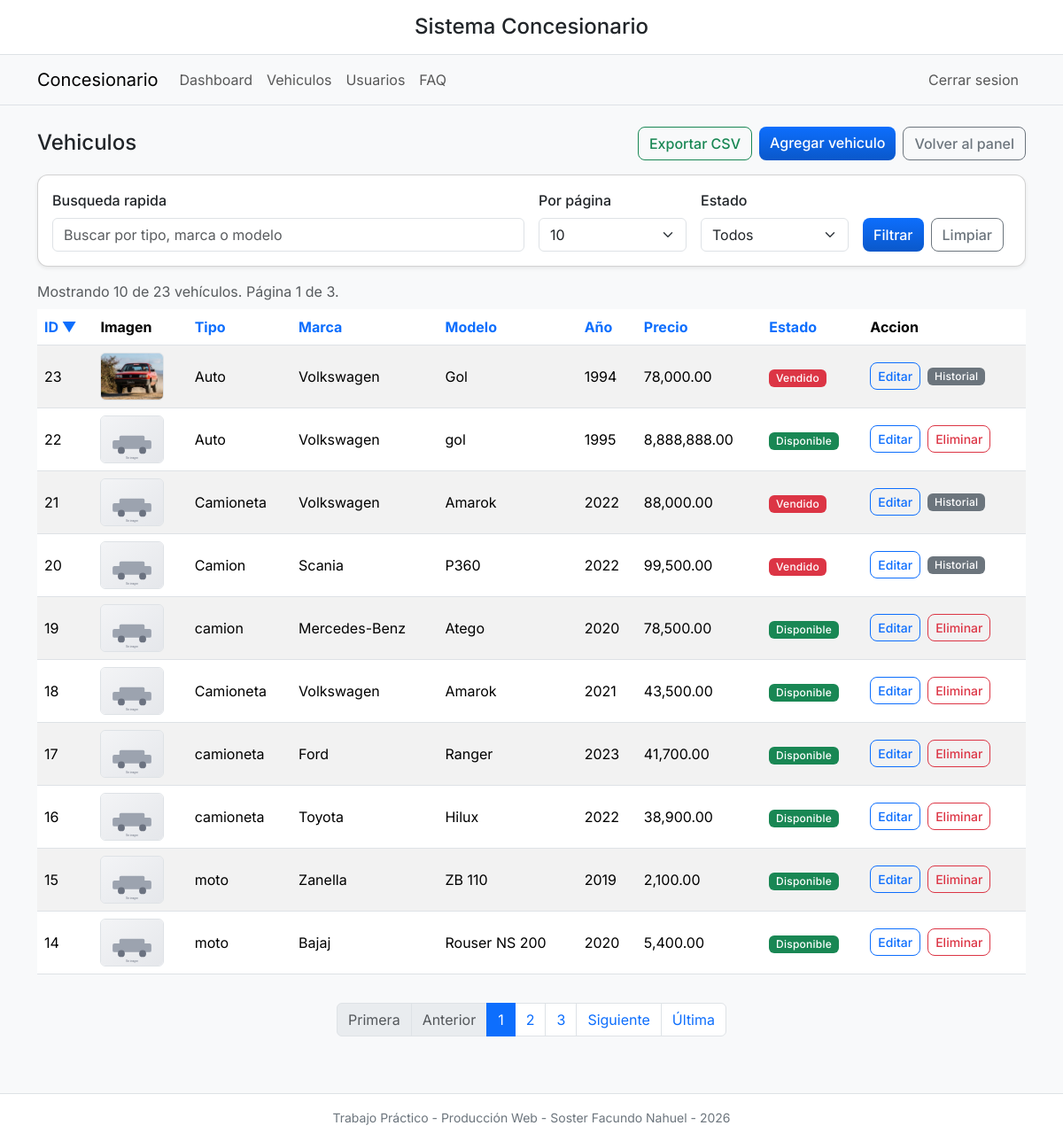
Screenshot of /vehicles.php (signed in) with the database file from the repository.
### tables this page shows
CREATE TABLE `vehicles` (
  `id` int(10) UNSIGNED NOT NULL,
  `type` varchar(50) DEFAULT NULL,
  `brand` varchar(100) NOT NULL,
  `model` varchar(100) NOT NULL,
  `year` smallint(5) UNSIGNED DEFAULT NULL,
  `price` decimal(10,2) NOT NULL DEFAULT 0.00,
  `image_name` varchar(255) DEFAULT NULL,
  `status` enum('disponible','vendido') NOT NULL DEFAULT 'disponible',
  `created_at` timestamp NOT NULL DEFAULT current_timestamp()
);

### public/vehicles.php (called while the page is built, shortened)
<?php
require_once __DIR__ . '/../src/Repositories/vehicle_repository.php';
$repo = new VehicleRepository();
$q = trim($_GET['q'] ?? '');
$status = trim($_GET['status'] ?? '');
$sort = trim($_GET['sort'] ?? 'id');
$dir = strtolower(trim($_GET['dir'] ?? 'desc')) === 'asc' ? 'asc' : 'desc';
$page = max(1, (int)($_GET['page'] ?? 1));
$perPage = max(1, min(25, (int)($_GET['perPage'] ?? 10)));
$totalVehicles = $repo->countByFilters($q, $status);
$totalPages = max(1, (int)ceil($totalVehicles / $perPage));
$vehicles = $repo->getByFilters($q, $status, $sort, $dir, $page, $perPage);
require __DIR__ . '/../src/Views/layout/base.php';

### config/database.php (called while the page is built, shortened)
<?php
class Database {
    private static $instance = null;
    private $host = "localhost";
    private $db_name = "concesionario";
    private $username = "root";
    private $password = "";
    private function __construct() {
        try {
            $this->conn = new PDO(
                "mysql:host=" . $this->host . ";dbname=" . $this->db_name . ";charset=utf8",
                $this->username,
                $this->password,
                [
                    PDO::ATTR_ERRMODE => PDO::ERRMODE_EXCEPTION,
                    PDO::ATTR_DEFAULT_FETCH_MODE => PDO::FETCH_ASSOC
                ]
            );
        } catch(PDOException $e) {
            die("Error de conexión: " . $e->getMessage());
        }
    }
    public static function getConnection() {
        if (self::$instance === null) {
            self::$instance = new self();
        }
        return self::$instance->conn;
    }
}

### src/Repositories/vehicle_repository.php (called while the page is built, shortened)
<?php
require_once __DIR__ . '/../../config/database.php';
require_once __DIR__ . '/../Models/Vehicle.php';
class VehicleRepository {
    private PDO $db;
    private array $allowedSortColumns = [
        'id' => 'id',
        'type' => 'type',
        'brand' => 'brand',
        'model' => 'model',
        'year' => 'year',
        'price' => 'price',
        'image_name' => 'image_name',
        'status' => 'status',
    ];
    public function __construct() {
        $this->db = Database::getConnection();
    }
    public function countByFilters(string $q = '', string $status = ''): int {
        try {
            $sql = 'SELECT COUNT(*) AS total FROM vehicles WHERE 1=1';
            $params = [];
            $stmt = $this->db->prepare($sql);
            $stmt->execute($params);
            return (int)$stmt->fetchColumn();
        } catch (PDOException $e) {
            Logger::error('Error SQL en countByFilters(Vehicle)', [
                'method' => __METHOD__,
                'q' => $q,
                'status' => $status,
                'exception' => $e->getMessage(),
            ]);
            throw new RepositoryException('No se pudo contar el listado de vehículos.', 0, $e);
        }
    }
    public function getByFilters(string $q = '', string $status = '', string $sort = 'id', string $dir = 'desc', int $page = 1, int $perPage = 10): array {
        try {
            $sql = 'SELECT * FROM vehicles WHERE 1=1';
            $params = [];
            $sortColumn = $this->allowedSortColumns[$sort] ?? 'id';
            $sortDirection = strtolower($dir) === 'asc' ? 'ASC' : 'DESC';
            $offset = max(0, ($page - 1) * $perPage);
            $sql .= ' ORDER BY ' . $sortColumn . ' ' . $sortDirection . ' LIMIT ' . (int)$perPage . ' OFFSET ' . (int)$offset;
            $stmt = $this->db->prepare($sql);
            $stmt->execute($params);
            $rows = $stmt->fetchAll(PDO::FETCH_ASSOC);
            $list = [];
            foreach ($rows as $r) {
                $list[] = Vehicle::fromArray($r);
            }
            return $list;
        } catch (PDOException $e) {
            Logger::error('Error SQL en getByFilters(Vehicle)', [
                'method' => __METHOD__,
                'q' => $q,
                'status' => $status,
                'sort' => $sort,
                'dir' => $dir,
                'page' => $page,
                'perPage' => $perPage,
                'exception' => $e->getMessage(),
            ]);
            throw new RepositoryException('No se pudo consultar el listado de vehículos.', 0, $e);
        }
    }
}

### src/Models/Vehicle.php (called while the page is built, shortened)
<?php
require_once __DIR__ . '/../../config/database.php';
class Vehicle extends Manageable {
    private ?int $id = null;
    private ?string $type = null;
    private ?string $brand = null;
    private ?string $model = null;
    private ?int $year = null;
    private ?float $price = null;
    private ?string $imageName = null;
    private string $status = 'disponible';
    public function __construct(array $data = []) {
        $this->type  = $data['type'] ?? null;
        $this->brand = $data['brand'] ?? null;
        $this->model = $data['model'] ?? null;
        $this->year  = isset($data['year']) ? (int)$data['year'] : null;
        $this->price = isset($data['price']) ? (float)$data['price'] : null;
        $this->imageName = $data['image_name'] ?? null;
        $this->status = in_array(($data['status'] ?? 'disponible'), ['disponible', 'vendido'], true)
            ? (string)$data['status']
            : 'disponible';
        if (isset($data['id'])) {
            $this->id = (int)$data['id'];
        }
    }
    public static function fromArray(array $data): Vehicle {
        return new self($data);
    }
    public function getId(): ?int { return $this->id; }
    public function getType(): ?string { return $this->type; }
    public function getBrand(): ?string { return $this->brand; }
    public function getModel(): ?string { return $this->model; }
    public function getYear(): ?int { return $this->year; }
    public function getPrice(): ?float { return $this->price; }
    public function getImageName(): ?string { return $this->imageName; }
    public function getStatus(): string { return $this->status; }
}

### src/Views/public/vehicles_content.php (the view, shortened to what this page needs)
<div class="d-flex flex-wrap justify-content-between align-items-center gap-2 mb-3">
    <h2 class="h4 mb-0">Vehiculos</h2>
    <?php
    $csvParams = [
        'q' => $q ?? '',
        'status' => $status ?? '',
        'sort' => $sort ?? 'id',
        'dir' => $dir ?? 'desc',
    ];
    ?>
    <div class="d-flex flex-wrap gap-2">
        <?php if (!empty($isAdmin)): ?>
            <a class="btn btn-outline-success" href="vehicles_export_csv.php?<?php echo http_build_query($csvParams); ?>">Exportar CSV</a>
        <?php endif; ?>
        <a class="btn btn-primary" href="vehicle_form.php">Agregar vehiculo</a>
        <a class="btn btn-outline-secondary" href="dashboard.php">Volver al panel</a>
    </div>
</div>
<div class="card shadow-sm mb-3">
    <div class="card-body">
        <form method="get" action="vehicles.php" class="row g-3 align-items-end">
            <div class="col-12 col-md-6">
                <label class="form-label" for="q">Busqueda rapida</label>
                <input class="form-control" type="text" id="q" name="q" value="<?php echo htmlspecialchars($q ?? ''); ?>" placeholder="Buscar por tipo, marca o modelo">
            </div>
            <div class="col-12 col-md-2">
                <label class="form-label" for="perPage">Por página</label>
                <select class="form-select" id="perPage" name="perPage" onchange="this.form.submit()">
                    <?php foreach ([5, 10, 20, 50] as $option): ?>
                        <option value="<?php echo $option; ?>" <?php echo ((int)($perPage ?? 10) === $option) ? 'selected' : ''; ?>><?php echo $option; ?></option>
                    <?php endforeach; ?>
                </select>
            </div>
            <div class="col-12 col-md-2">
                <label class="form-label" for="status">Estado</label>
                <select class="form-select" id="status" name="status" onchange="this.form.submit()">
                    <option value="" <?php echo ($status ?? '') === '' ? 'selected' : ''; ?>>Todos</option>
                </select>
            </div>
            <div class="col-12 col-md-2 d-flex gap-2">
                <button class="btn btn-primary" type="submit">Filtrar</button>
                <a class="btn btn-outline-secondary" href="vehicles.php">Limpiar</a>
            </div>
        </form>
    </div>
</div>
<p class="text-muted mb-2">
    Mostrando <?php echo count($vehicles ?? []); ?> de <?php echo (int)($totalVehicles ?? 0); ?> vehículos.
    Página <?php echo (int)($page ?? 1); ?> de <?php echo (int)($totalPages ?? 1); ?>.
</p>
<div class="table-responsive">
<table class="table table-striped table-hover align-middle">
    <thead>
        <tr>
            <?php
            $baseParams = [
                'q' => $q ?? '',
                'status' => $status ?? '',
                'perPage' => $perPage ?? 10,
            ];
            $sort = $sort ?? 'id';
            $dir = $dir ?? 'desc';
            $toggleDir = function (string $column) use ($sort, $dir): string {
                return ($sort === $column && $dir === 'asc') ? 'desc' : 'asc';
            };
            $sortLabel = function (string $column, string $label) use ($sort, $dir): string {
                if ($sort !== $column) {
                    return $label;
                }
                return $label . ($dir === 'asc' ? ' ▲' : ' ▼');
            };
            ?>
            <th><a class="text-decoration-none" href="vehicles.php?<?php echo http_build_query(array_merge($baseParams, ['sort' => 'id', 'dir' => $toggleDir('id')])); ?>"><?php echo htmlspecialchars($sortLabel('id', 'ID')); ?></a></th>
            <th>Imagen</th>
            <th><a class="text-decoration-none" href="vehicles.php?<?php echo http_build_query(array_merge($baseParams, ['sort' => 'type', 'dir' => $toggleDir('type')])); ?>"><?php echo htmlspecialchars($sortLabel('type', 'Tipo')); ?></a></th>
            <th><a class="text-decoration-none" href="vehicles.php?<?php echo http_build_query(array_merge($baseParams, ['sort' => 'brand', 'dir' => $toggleDir('brand')])); ?>"><?php echo htmlspecialchars($sortLabel('brand', 'Marca')); ?></a></th>
            <th><a class="text-decoration-none" href="vehicles.php?<?php echo http_build_query(array_merge($baseParams, ['sort' => 'model', 'dir' => $toggleDir('model')])); ?>"><?php echo htmlspecialchars($sortLabel('model', 'Modelo')); ?></a></th>
            <th><a class="text-decoration-none" href="vehicles.php?<?php echo http_build_query(array_merge($baseParams, ['sort' => 'year', 'dir' => $toggleDir('year')])); ?>"><?php echo htmlspecialchars($sortLabel('year', 'Año')); ?></a></th>
            <th><a class="text-decoration-none" href="vehicles.php?<?php echo http_build_query(array_merge($baseParams, ['sort' => 'price', 'dir' => $toggleDir('price')])); ?>"><?php echo htmlspecialchars($sortLabel('price', 'Precio')); ?></a></th>
            <th><a class="text-decoration-none" href="vehicles.php?<?php echo http_build_query(array_merge($baseParams, ['sort' => 'status', 'dir' => $toggleDir('status')])); ?>"><?php echo htmlspecialchars($sortLabel('status', 'Estado')); ?></a></th>
            <th>Accion</th>
        </tr>
    </thead>
    <tbody>
        <?php if (empty($vehicles)): ?>
            <tr>
                <td colspan="9">No se encontraron vehiculos con esos filtros.</td>
            </tr>
        <?php else: ?>
            <?php foreach ($vehicles as $v): ?>
                <?php
                $imageName = $v->getImageName();
                $thumbUrl = $imageName
                    ? 'uploads/vehicles/' . rawurlencode($imageName)
                    : 'uploads/vehicles/default-vehicle.svg';
                ?>
                <tr>
                    <td><?php echo htmlspecialchars($v->getId()); ?></td>
                    <td>
                        <img
                            src="<?php echo htmlspecialchars($thumbUrl); ?>"
                            alt="Imagen del vehículo <?php echo htmlspecialchars((string)$v->getId()); ?>"
                            style="width: 72px; height: 54px; object-fit: cover; border: 1px solid #dee2e6; border-radius: 0.375rem;"
                        >
                    </td>
                    <td><?php echo htmlspecialchars($v->getType()); ?></td>
                    <td><?php echo htmlspecialchars($v->getBrand()); ?></td>
                    <td><?php echo htmlspecialchars($v->getModel()); ?></td>
                    <td><?php echo htmlspecialchars($v->getYear()); ?></td>
                    <td><?php echo htmlspecialchars(number_format($v->getPrice(), 2)); ?></td>
                    <td>
                        <?php if ($v->getStatus() === 'vendido'): ?>
                            <span class="badge text-bg-danger">Vendido</span>
                        <?php else: ?>
                            <span class="badge text-bg-success">Disponible</span>
                        <?php endif; ?>
                    </td>
                    <td class="text-nowrap">
                        <div class="d-inline-flex align-items-center gap-2">
                            <a class="btn btn-sm btn-outline-primary" href="vehicle_form.php?id=<?php echo urlencode($v->getId()); ?>">Editar</a>
                            <?php if ($v->getStatus() === 'vendido'): ?>
                                <span class="badge text-bg-secondary">Historial</span>
                            <?php else: ?>
                                <form method="post" action="vehicle_process.php" class="m-0" onsubmit="return confirm('¿Seguro que desea eliminar?');">
                                    <button class="btn btn-sm btn-outline-danger" type="submit">Eliminar</button>
                                </form>
                            <?php endif; ?>
                        </div>
                    </td>
                </tr>
            <?php endforeach; ?>
        <?php endif; ?>
    </tbody>
</table>
</div>
<?php if (($totalPages ?? 1) > 1): ?>
    <?php
    $paginationBase = [
        'q' => $q ?? '',
        'status' => $status ?? '',
        'sort' => $sort ?? 'id',
        'dir' => $dir ?? 'desc',
        'perPage' => $perPage ?? 10,
    ];
    ?>
    <nav aria-label="Paginacion de vehiculos" class="mt-3">
        <ul class="pagination justify-content-center flex-wrap">
            <li class="page-item <?php echo (($page ?? 1) <= 1) ? 'disabled' : ''; ?>">
                <a class="page-link" href="vehicles.php?<?php echo http_build_query(array_merge($paginationBase, ['page' => 1])); ?>">Primera</a>
            </li>
            <li class="page-item <?php echo (($page ?? 1) <= 1) ? 'disabled' : ''; ?>">
                <a class="page-link" href="vehicles.php?<?php echo http_build_query(array_merge($paginationBase, ['page' => max(1, ($page ?? 1) - 1)])); ?>">Anterior</a>
            </li>
            <?php for ($i = 1; $i <= ($totalPages ?? 1); $i++): ?>
                <li class="page-item <?php echo (($page ?? 1) === $i) ? 'active' : ''; ?>">
                    <a class="page-link" href="vehicles.php?<?php echo http_build_query(array_merge($paginationBase, ['page' => $i])); ?>"><?php echo $i; ?></a>
                </li>
            <?php endfor; ?>
            <li class="page-item <?php echo (($page ?? 1) >= ($totalPages ?? 1)) ? 'disabled' : ''; ?>">
                <a class="page-link" href="vehicles.php?<?php echo http_build_query(array_merge($paginationBase, ['page' => min(($totalPages ?? 1), ($page ?? 1) + 1)])); ?>">Siguiente</a>
            </li>
            <li class="page-item <?php echo (($page ?? 1) >= ($totalPages ?? 1)) ? 'disabled' : ''; ?>">
                <a class="page-link" href="vehicles.php?<?php echo http_build_query(array_merge($paginationBase, ['page' => ($totalPages ?? 1)])); ?>">Última</a>
            </li>
        </ul>
    </nav>
<?php endif; ?>

### rows the page displays
vehicles: id "23", image_name (picture), type "Auto", brand "Volkswagen", model "Gol", year "1994", price "78,000.00", status "Vendido"
vehicles: id "22", type "Auto", brand "Volkswagen", model "gol", year "1995", price "8,888,888.00", status "Disponible"
vehicles: id "21", type "Camioneta", brand "Volkswagen", model "Amarok", year "2022", price "88,000.00", status "Vendido"
vehicles: id "20", type "Camion", brand "Scania", model "P360", year "2022", price "99,500.00", status "Vendido"
vehicles: id "19", type "camion", brand "Mercedes-Benz", model "Atego", year "2020", price "78,500.00", status "Disponible"
vehicles: id "18", type "Camioneta", brand "Volkswagen", model "Amarok", year "2021", price "43,500.00", status "Disponible"
vehicles: id "17", type "camioneta", brand "Ford", model "Ranger", year "2023", price "41,700.00", status "Disponible"
vehicles: id "16", type "camioneta", brand "Toyota", model "Hilux", year "2022", price "38,900.00", status "Disponible"
vehicles: id "15", type "moto", brand "Zanella", model "ZB 110", year "2019", price "2,100.00", status "Disponible"
vehicles: id "14", type "moto", brand "Bajaj", model "Rouser NS 200", year "2020", price "5,400.00", status "Disponible"

### other values shown
count($vehicles ?? []) "10"
$totalVehicles "23"
$page "1"
$totalPages "3"
$sortLabel('id', 'ID') "ID ▼"
$sortLabel('type', 'Tipo') "Tipo"
$sortLabel('brand', 'Marca') "Marca"
$sortLabel('model', 'Modelo') "Modelo"
$sortLabel('year', 'Año') "Año"
$sortLabel('price', 'Precio') "Precio"
$sortLabel('status', 'Estado') "Estado"
form field perPage "10"
